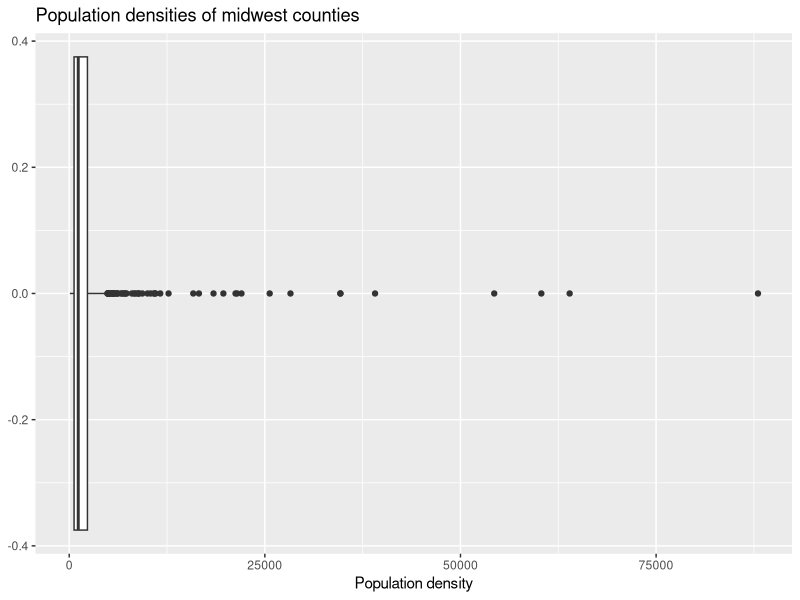
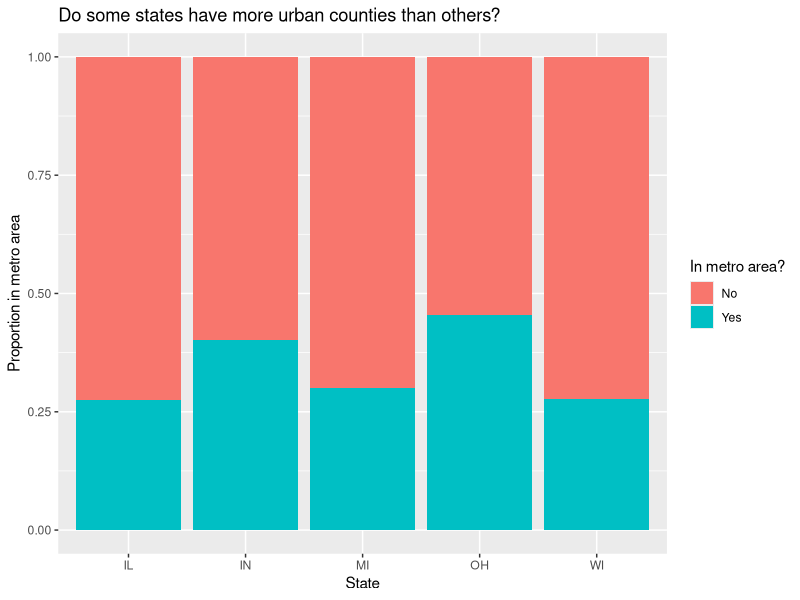
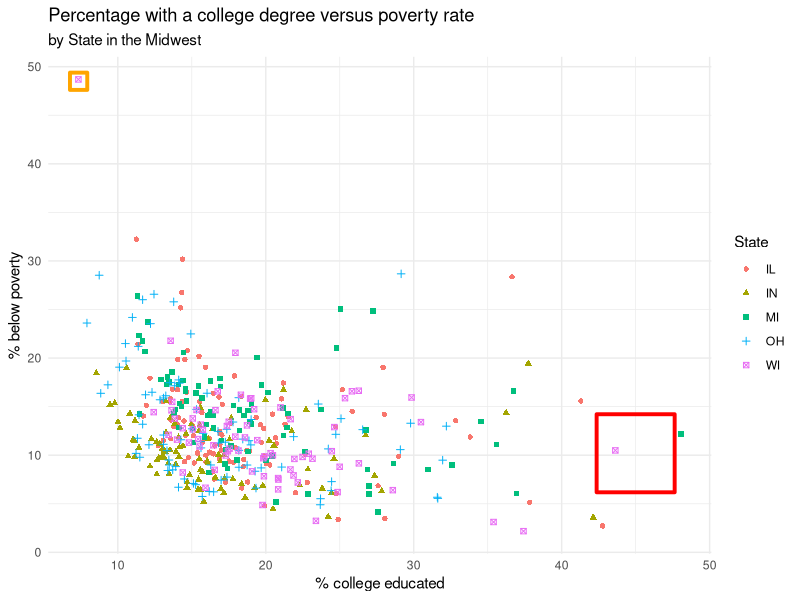

The R script that drew these images, in order:
## ---- chunk 1
#| eval: true
#| message: false

library(tidyverse)
## ---- chunk 2
#| label: popdensity-boxplot
#| fig-width: 5
#| fig-height: 3
#| echo: false
#| eval: true

ggplot(midwest, aes(x = popdensity)) +
  geom_boxplot() +
  labs(
    title = "Population densities of midwest counties",
    x = "Population density"
  )
## ---- chunk 3
#| label: metro-barplot
#| fig-width: 7
#| fig-height: 3
#| echo: false
#| eval: true

midwest <- midwest |>
  mutate(metro = if_else(inmetro == 1, "Yes", "No"))

ggplot(midwest, aes(x = state, fill = metro)) +
  geom_bar(position = "fill") +
  labs(
    title = "Do some states have more urban counties than others?",
    x = "State",
    y = "Proportion in metro area",
    fill = "In metro area?"
  )
## ---- chunk 4
#| label: percollege-percbelowpoverty-scatterplot
#| fig-width: 5
#| fig-height: 3
#| echo: false
#| eval: true

ggplot(
  midwest,
  aes(
    x = percollege, y = percbelowpoverty,
    color = state, shape = state
  )
) +
  geom_point() +
  labs(
    title = "Percentage with a college degree versus poverty rate",
    subtitle = "by State in the Midwest",
    x = "% college educated",
    y = "% below poverty",
    color = "State", shape = "State"
  ) +
  annotate(
    geom = "point",
    x = 7.35, y = 48.5, color = "orange", shape = "square open", 
    size = 4.5, stroke = 2
  ) +
  annotate(
    geom = "point",
    x = 45, y = 10.2, color = "red", shape = "square open", 
    size = 25, stroke = 2
  ) +
  theme_minimal()
## ---- chunk 5
#| eval: true

df <- tibble(
  var_1 = c(10, 20, 30, 40, 50),
  var_2 = c("Pizza", "Burger", "Pizza", "Pizza", "Burger"),
  var_3 = c("Apple", "Apple", "Pear", "Pear", "Banana")
)

df
